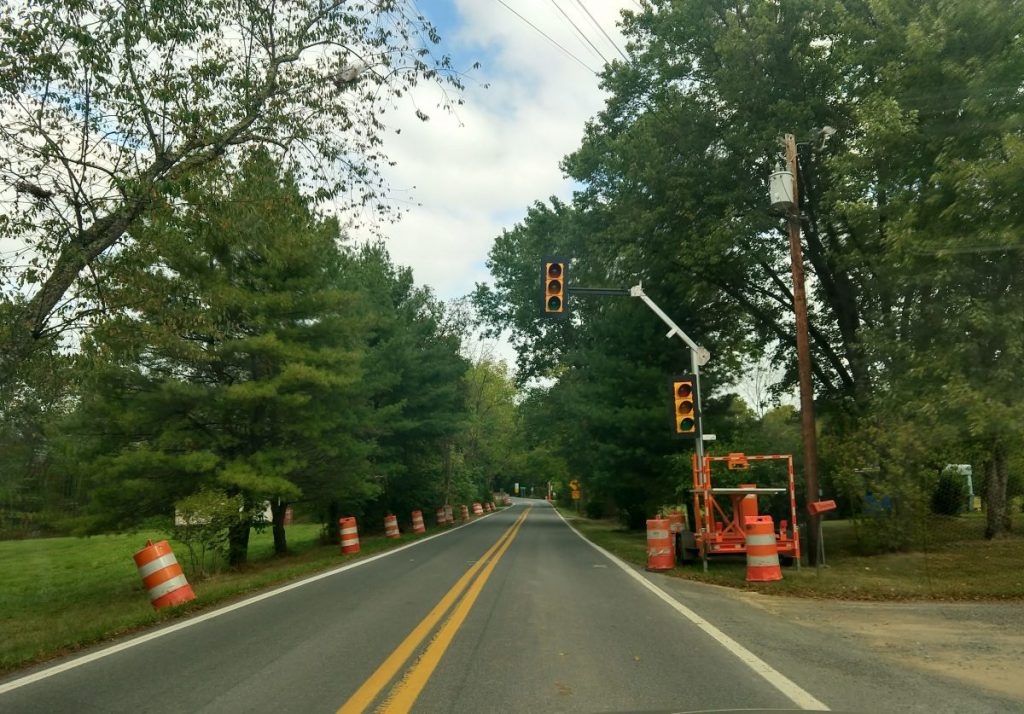
#> input picture road.jpg, 1024 x 714 px
$ jupyter execute 'Road Lane Detection 22.ipynb'
#> lines starting #> are read from the running program, lines starting #| are printed output that depends on the picture; after the words box and inside, x2 and y2 are one past the last pixel; in counts of white or black regions, pixels touching at a corner belong together
[cell 1]
import cv2
import matplotlib.pyplot as plt
import numpy as np

[cell 2]
#now define a function to mask everything other than our region
def roi(img,vertices):
    mask = np.zeros_like(img)
    #channel_count = img.shape[2]
    match_mask_color = 255
    print(match_mask_color)
    cv2.fillPoly(mask,vertices,match_mask_color)
    mask_img = cv2.bitwise_and(img, mask)
    return mask_img

def draw_line(img, lines):
    img = np.copy(img)
    line_image = np.zeros((img.shape[0],img.shape[1],3), dtype = np.uint8)

    for line in lines:
        for x1,y1,x2,y2 in line:
            cv2.line(line_image,(x1,y1),(x2,y2),(0,255,0),2)
    img = cv2.addWeighted(img,.8, line_image,1,0.0)
    return img

image = cv2.imread('road.jpg')
#> image is the input picture: shape (714, 1024, 3); mean B, G, R 73.7, 100.1, 91.2
#img = cv2.resize(img,(600,400))
#image = cv2.cvtColor(image, cv2.COLOR_BGR2RGB)

#we need to define the region of interest. here the region of interest is triangle shape
print(image.shape)
#| (714, 1024, 3)
height = image.shape[0]
#> height = 714
width = image.shape[1]
#> width = 1024

roi_vertices =[
    (200,height),
    (900,height),
    (550,500)
]
#> roi_vertices = [(200, 714), (900, 714), (550, 500)]

#find out the edges
gray = cv2.cvtColor(image, cv2.COLOR_RGB2GRAY)
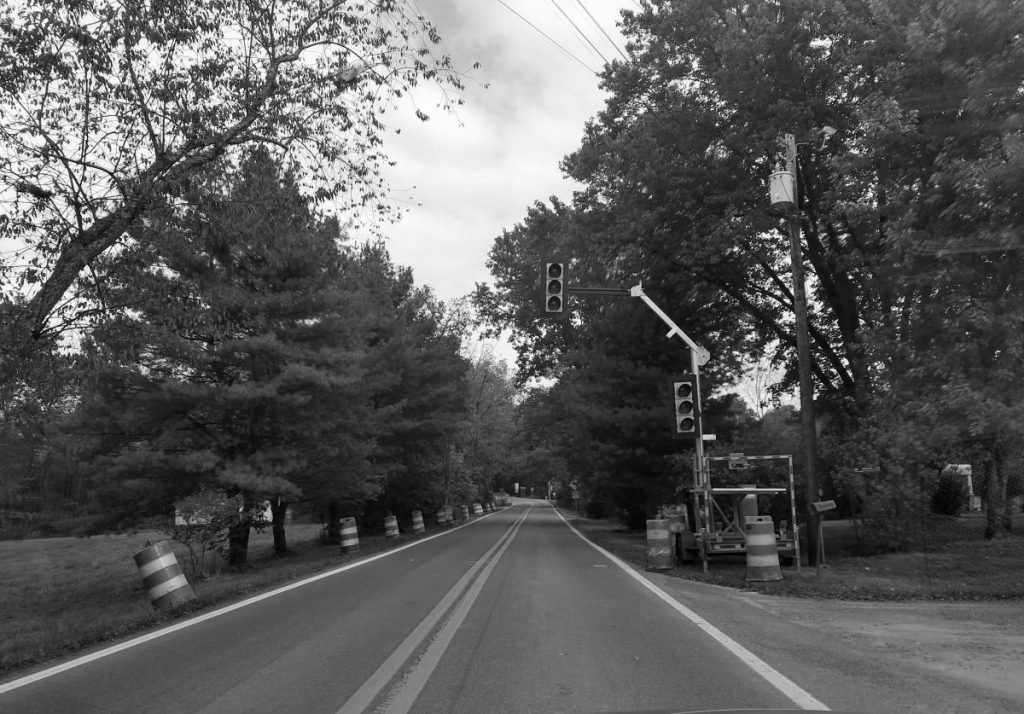
#> gray: shape (714, 1024); min 0, max 255, mean 91.2
edge  = cv2.Canny(gray,100,200)
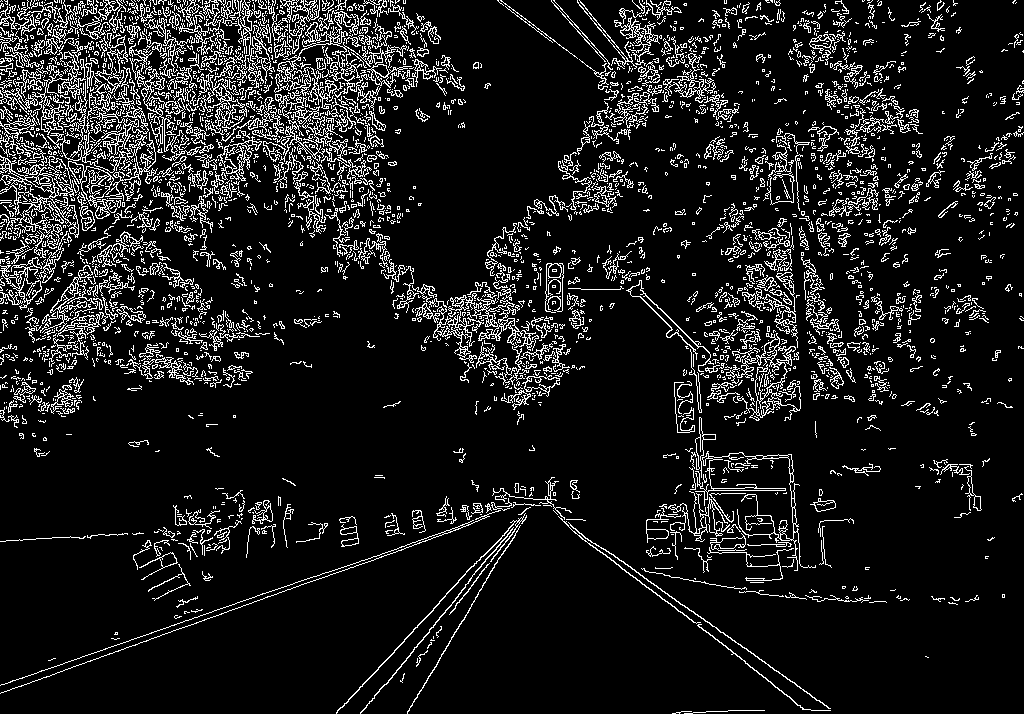
#> edge: shape (714, 1024); 10.6% white in thin lines or dots
cropped_image = roi(edge,np.array([roi_vertices],np.int32))
#> in roi, `cv2.fillPoly(mask,vertices,match_mask_color)`: mask: shape (714, 1024); 10.3% white; 1 white region, box (x1, y1, x2, y2) and area: (201, 500, 900, 714) 75036
#> in roi, `mask_img = cv2.bitwise_and(img, mask)`:
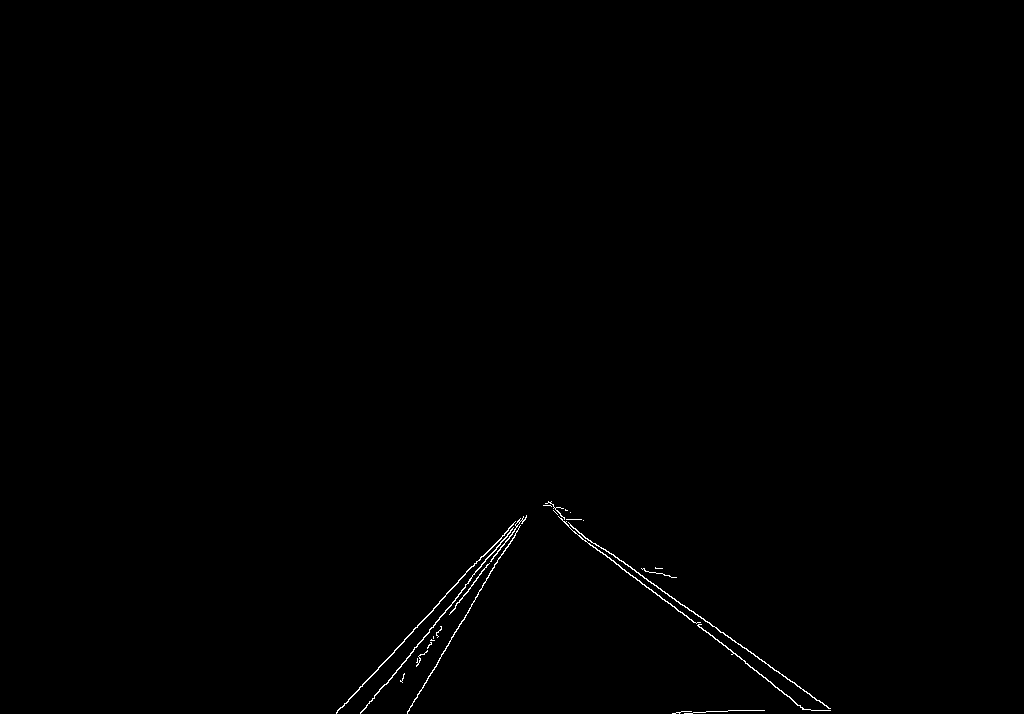
#> mask_img: shape (714, 1024); 0.33% white in thin lines or dots, all inside (x1, y1, x2, y2) = (336, 501, 831, 714)

#now draw the line using Hough Line Transform
lines = cv2.HoughLinesP(cropped_image,1,np.pi/180,100,minLineLength=100,maxLineGap=10)
#> lines = [[595, 543, 830, 708], [336, 713, 439, 603], [651, 589, 805, 709], [385, 684, 520, 518], [407, 713, 477, 596], [407, 711, 506, 547], [336, 712, 482, 556]]

image_line = draw_line(image,lines)
#> the loop in draw_line, `for line in lines:` made 7 passes
#> in draw_line, `img = cv2.addWeighted(img,.8, line_image,1,0.0)`:
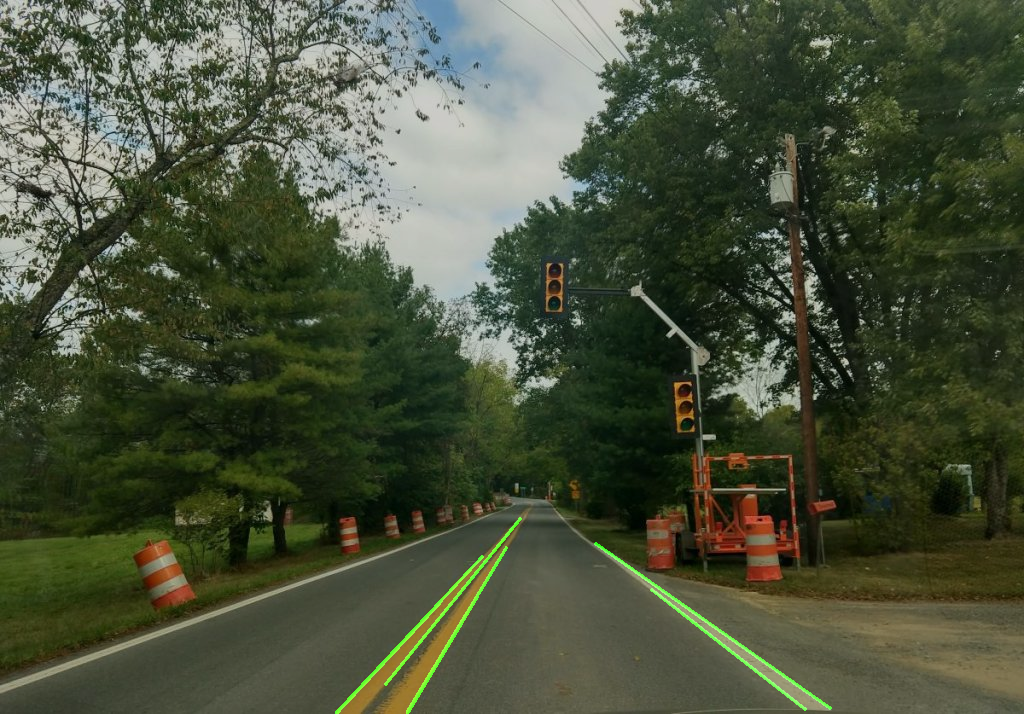
#> img: shape (714, 1024, 3); mean B, G, R 59, 80.9, 72.9


plt.imshow(image_line)
plt.xticks(color='green')
plt.yticks(color='green')
plt.show()

[cell 3]
mask = np.zeros_like(image)
color_count = image.shape[2]
#> color_count = 3
make_color = (255,)*color_count
#> make_color = (255, 255, 255)
print(make_color)
#| (255, 255, 255)
vertices = [(100,100),
           (200,100),
           (200,300),
            (100,300)
           ]
print(mask.shape)
#| (714, 1024, 3)
cv2.fillPoly(mask, np.array([vertices],np.int32), make_color)
#> mask: shape (714, 1024, 3); 2.8% white; 1 white region, box (x1, y1, x2, y2) and area: (100, 100, 201, 301) 20301
mask_image = cv2.bitwise_and(image,mask)

cv2.imshow('Image',mask_image)
cv2.imshow('Mask',mask)
cv2.waitKey(0)
cv2.destroyAllWindows()

### Self Practice

[cell 4]
#now define a function which returns the region of interest
def roi(img, vertices):
    mask = np.zeros_like(img)
    #channel_count = img.shape[2]
    make_color_count = 255
    cv2.fillPoly(mask,vertices, make_color_count)
    mask_image = cv2.bitwise_and(img,mask)
    return mask_image

##now define a function to draw lines and return the image
def draw_line(img, lines):
    img = np.copy(img)
    line_image = np.zeros((img.shape[0],img.shape[1], 3), dtype=np.uint8)
    for line in lines:
        for x1,y1,x2,y2 in line:
            cv2.line(line_image, (x1,y1),(x2,y2), (0,253,8),3)
    final_image = cv2.addWeighted(img,.8, line_image,1, 0.0)
    return final_image

#import the image
image = cv2.imread('road.jpg')

#convert into RGB mode
image = cv2.cvtColor(image, cv2.COLOR_BGR2RGB)

###first we need to get the region of interest
#get the image shape, height and width
height = image.shape[0]
width = image.shape[1]
roi_vertices = [
    (0,height),
    (width-100,height),
    (570,500)
]
#> roi_vertices = [(0, 714), (924, 714), (570, 500)]

#now apply canny edge before applying Hough Line Transform.But this will find the edge of the outer periphera of the roi.
#to get rid of this situation we need to first apply canny edge detection then find the roi
gray_image = cv2.cvtColor(image, cv2.COLOR_RGB2GRAY)
canny = cv2.Canny(gray_image, 150, 230)
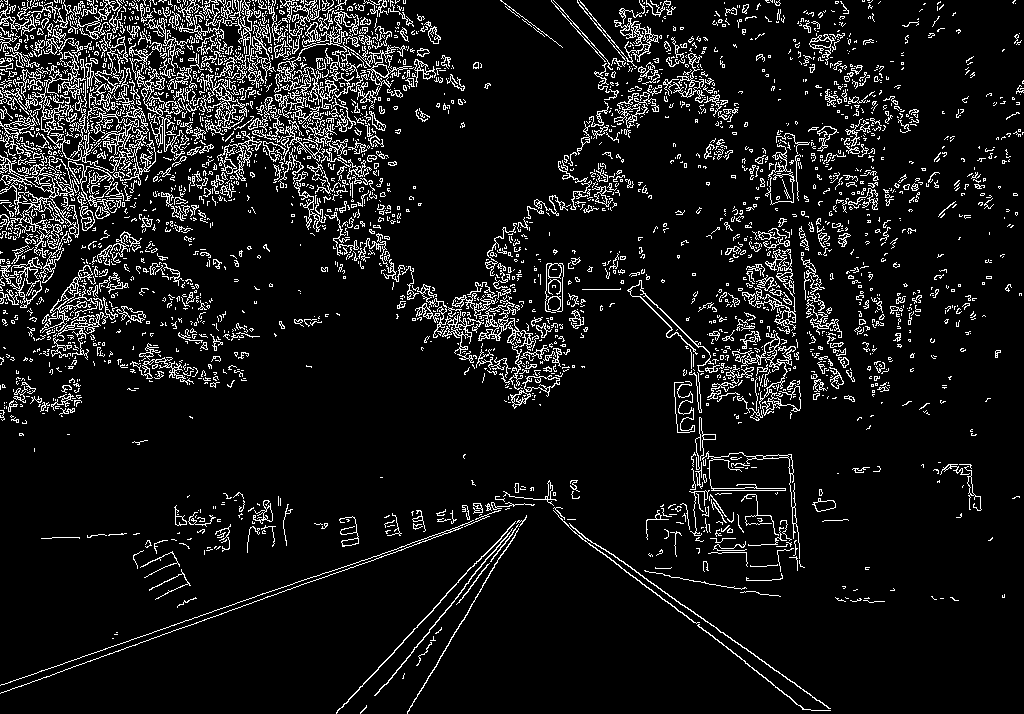
#> canny: shape (714, 1024); 8.9% white in thin lines or dots
cropped_image = roi(canny,np.array([roi_vertices],np.int32))
#> in roi, `cv2.fillPoly(mask,vertices, make_color_count)`:
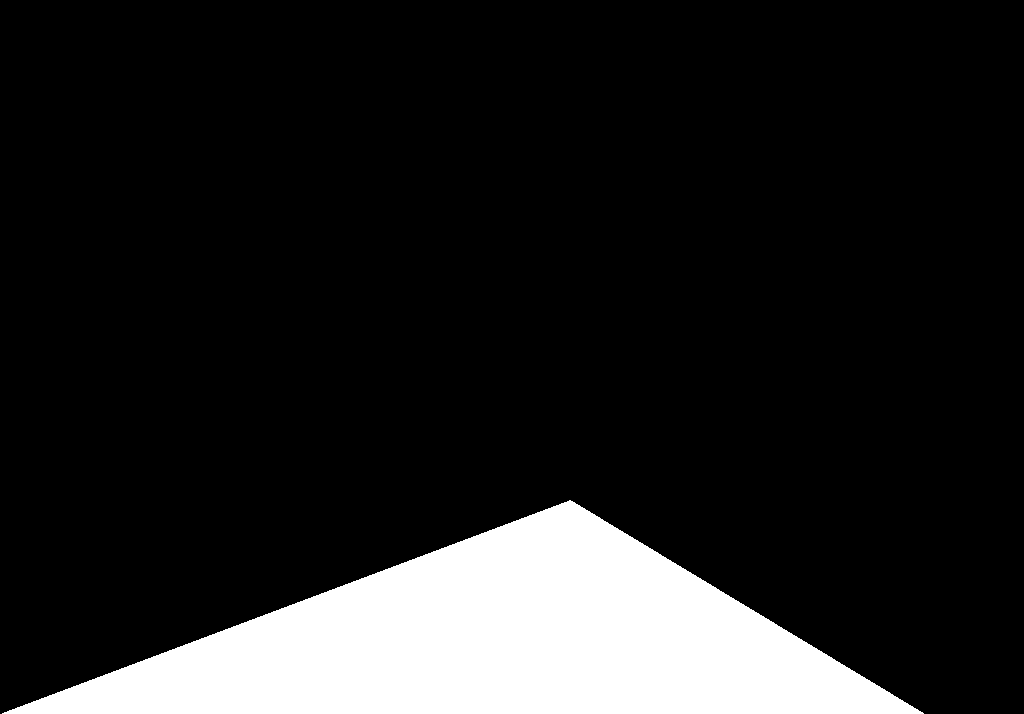
#> mask: shape (714, 1024); 13.5% white; 1 white region, box (x1, y1, x2, y2) and area: (2, 500, 924, 714) 98973
#> in roi, `mask_image = cv2.bitwise_and(img,mask)`: mask_image: shape (714, 1024); 0.31% white in thin lines or dots, all inside (x1, y1, x2, y2) = (336, 507, 831, 714)

#Now apply Hough Line Transform
lines = cv2.HoughLinesP(cropped_image,6, np.pi/180, 120,lines=np.array([]), minLineLength=40, maxLineGap=30)
#> lines = 16 rows, first 6: [742, 647, 809, 693], [698, 624, 803, 709], [457, 603, 525, 519], [336, 712, 515, 521], [718, 630, 794, 682], [478, 575, 525, 517]

road_line = draw_line(image,lines)
#> the loop in draw_line, `for line in lines:` made 16 passes
#> line on passes 1 to 12: [[742, 647, 809, 693]], [[698, 624, 803, 709]], [[457, 603, 525, 519]], [[336, 712, 515, 521]], [[718, 630, 794, 682]], [[478, 575, 525, 517]], [[387, 683, 509, 528]], [[605, 549, 705, 621]], [[569, 527, 739, 656]], [[407, 713, 523, 520]], [[449, 607, 517, 521]], [[559, 517, 603, 554]]

fig = plt.figure(figsize=(12,8))
plt.imshow(road_line)
plt.xticks(color='white')
plt.yticks(color='white')
plt.show()

$ run again, with bg.jpg copied over road.jpg
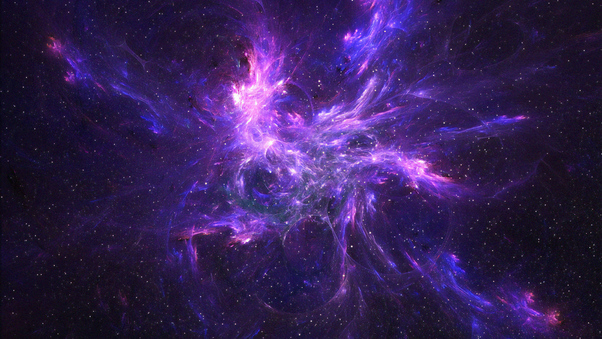
#> input picture bg.jpg, 602 x 339 px
#> image is the input picture: shape (339, 602, 3); mean B, G, R 86.4, 32.3, 53.2
#| (339, 602, 3)
#> `edge  = cv2.Canny(gray,100,200)`:
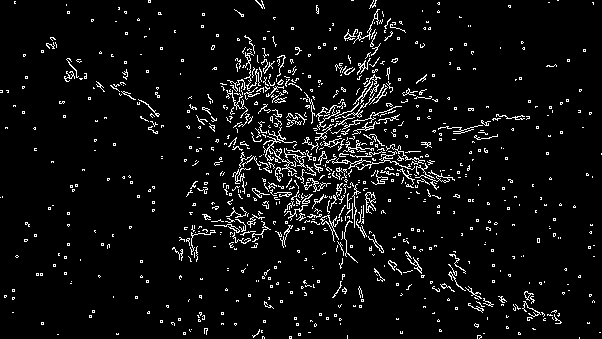
#> edge: shape (339, 602); 5.7% white in thin lines or dots
#> lines = None
#| (255, 255, 255)
#| (339, 602, 3)
#> `canny = cv2.Canny(gray_image, 150, 230)`:
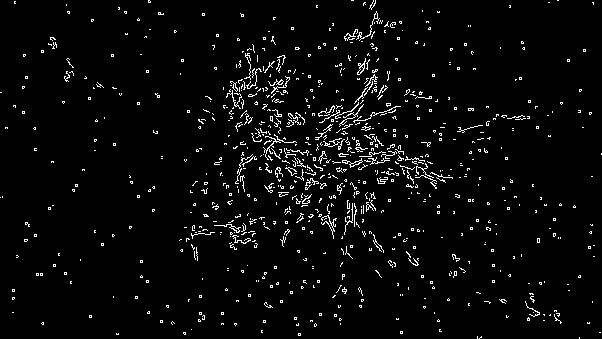
#> canny: shape (339, 602); 3.6% white in thin lines or dots
